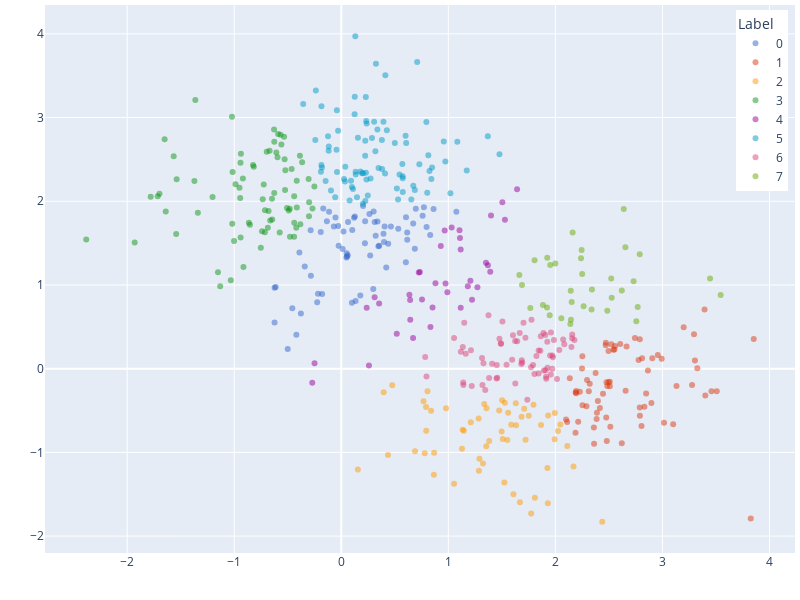

The notebook cell this image was saved under:
### Code cell
utils.plot_2d(df_data=df_data, color_attr="cluster_label")
